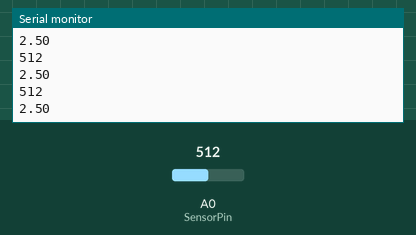
A sketch run on a simulated Arduino Uno, built with avr-gcc and run on an emulated ATmega328P. Shown: the last lines printed to the serial monitor. Inputs (shaded band) come from the test bench; at power-on: A0 (SensorPin) = 512.

Above: at 1.3 s.
1.4 s: A0 (SensorPin) set to 716
At 1.81 s:
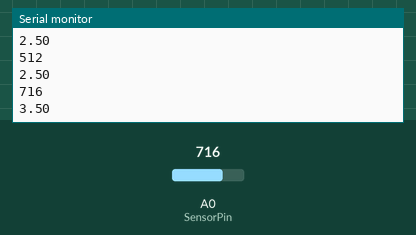
2.9 s: A0 (SensorPin) set to 900
At 3.31 s:
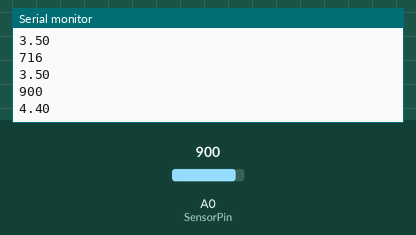
Timing chart, 0 to 5.9 s (numbered marks = the images above; inputs shaded):
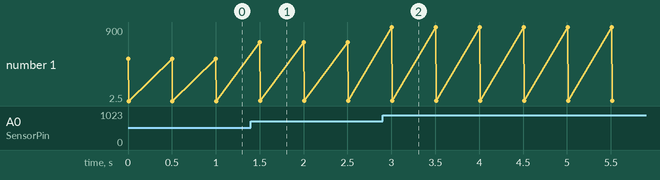

The sketch:

SensorThresholdValueTest.ino
```cpp
int SensorPin = A0; //analog pin 0

void setup(){
  Serial.begin(9600);
}

void loop(){
  int SensorReading = analogRead(SensorPin);

  Serial.println(SensorReading);


float voltage = SensorReading * (5.0 / 1023.0);
Serial.println(voltage);

  delay(500);//just here to slow down the output for easier reading
}
```

Measured:
- after the input at 1.4 s, the serial monitor: prints a new line after 0.10 s (image 1)
- after the input at 2.9 s, the serial monitor: prints a new line after 0.10 s (image 2)
- plotted number 1: 2.5 → 3.5 after the input at 1.4 s, 3.5 → 4.4 after the input at 2.9 s
